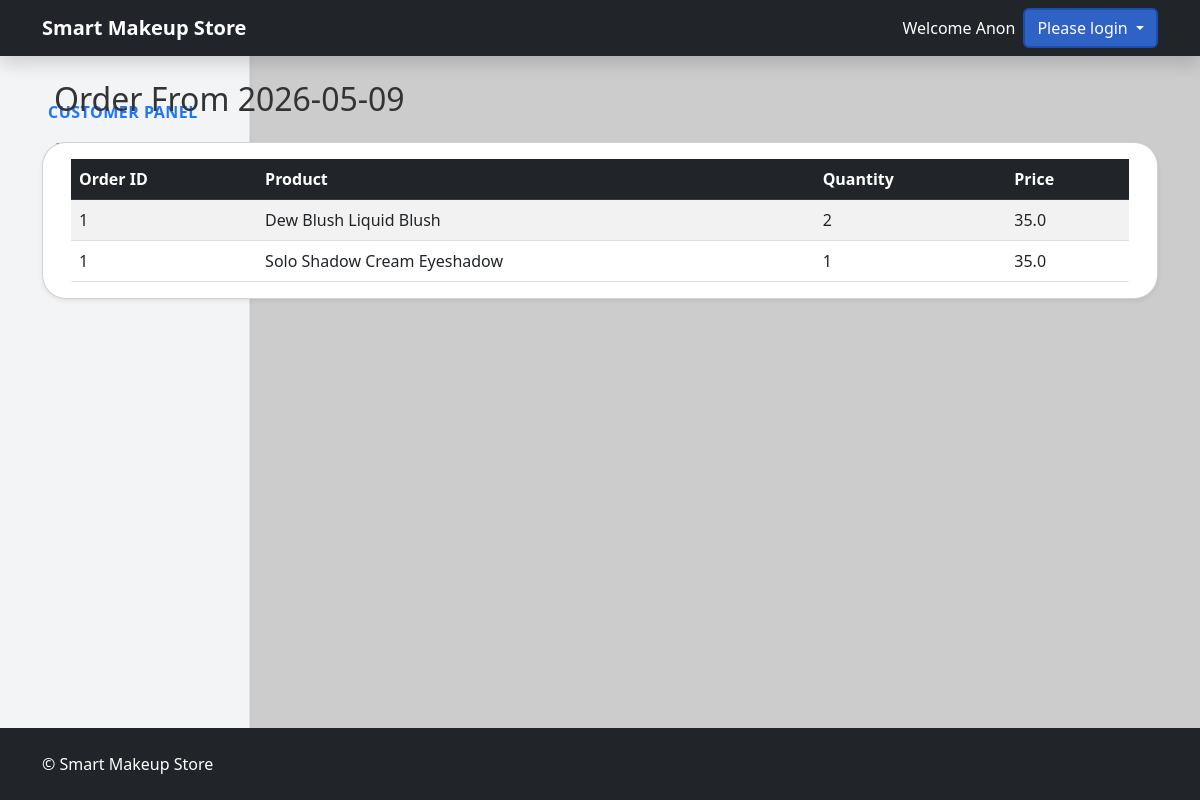
/customers/my-profile/orders/1/details, run on an earlier commit of the app's database.
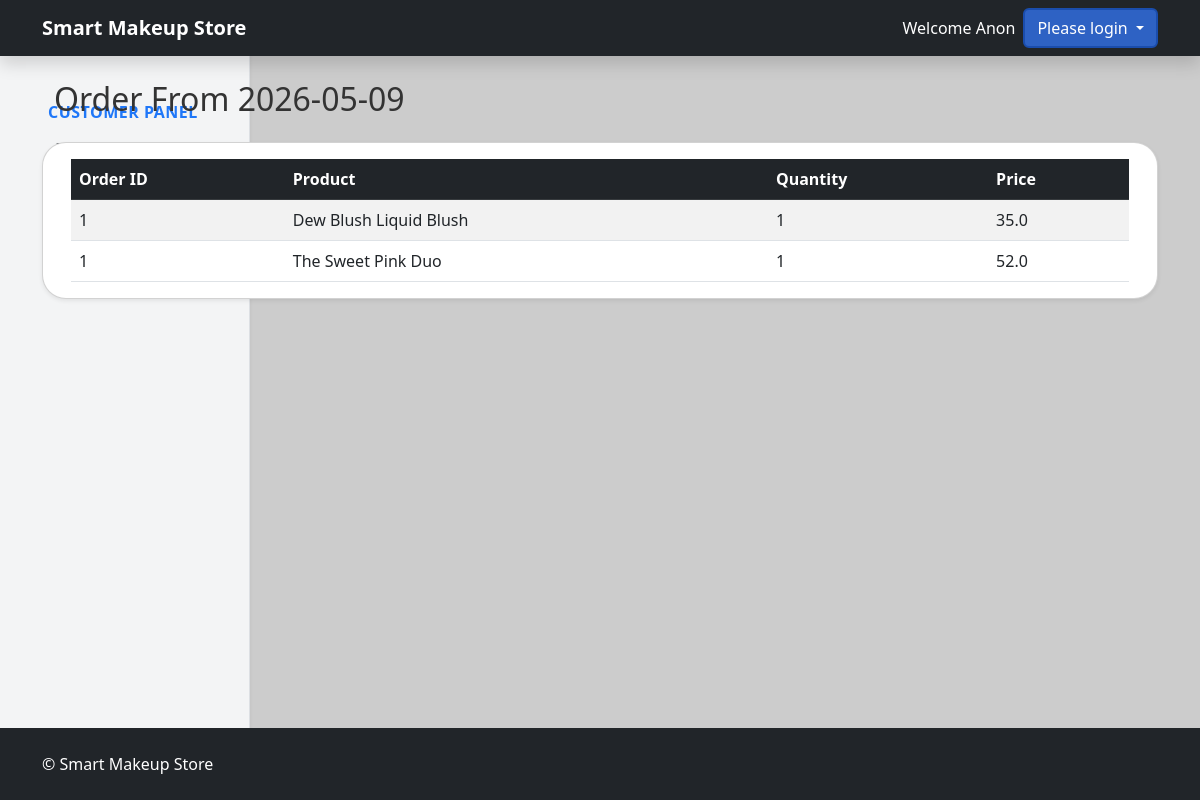
And on a later commit of the database.
### tables this page shows
CREATE TABLE order_products (
            order_product_id INTEGER PRIMARY KEY AUTOINCREMENT,
            order_id INTEGER NOT NULL,
            product_id INTEGER NOT NULL,
            order_product_quantity INTEGER NOT NULL,
            order_product_unit_price REAL DEFAULT NULL,
            FOREIGN KEY(order_id) REFERENCES orders(order_id),
            FOREIGN KEY(product_id) REFERENCES products(product_id)
        );

CREATE TABLE products (
            product_id INTEGER PRIMARY KEY AUTOINCREMENT,
            category_id INTEGER DEFAULT NULL,
            product_name TEXT NOT NULL,
            product_description TEXT DEFAULT NULL,
            product_price REAL NOT NULL,
            product_company TEXT,
            product_stock_quantity INTEGER DEFAULT 0,
            product_created_at DATETIME DEFAULT CURRENT_TIMESTAMP,
            product_updated_at DATETIME,
            FOREIGN KEY(category_id) REFERENCES categories(category_id)
        );

### routes/store.py (the view)
@app.route('/customers/my-profile/orders/<int:order_id>/details')
def customerOrderDetails(order_id):
    storeDb = db.getDB()
    query = '''
        Select *, DATE(o.order_created_at) as date from order_products op
            LEFT JOIN products p on p.product_id = op.product_id
            LEFT JOIN orders o on o.order_id = op.order_id
            WHERE op.order_id = ?
        '''
    order = storeDb.execute(query, (order_id,)).fetchall()
    return render_template('customerOrderDetails.html', order=order)

### models/database.py (called while the page is built)
def getDB():
    conn = sqlite3.connect('store.db', check_same_thread=False)
    conn.row_factory = sqlite3.Row
    return conn

### templates/customerOrderDetails.html
{% extends "base.html" %} {% block content %}
<div class="container-fluid">
  <div class="row">
    {% include "customerSidebar.html" with context %}
    <div
      class="col-md-9 l-4 col-lg-10"
      data-bs-spy="scroll"
      data-bs-target="#navbar-example3"
      data-bs-offset="100"
      tabindex="0"
    >
      <h2 class="mb-4">Order From {{order[0].date}}</h2>
    </div>
    {% if order|length == 0 %}
    <div class="alert alert-warning">No orders found yet.</div>
    {% else %}
    <div class="card shadow-sm">
      <div class="card-body p-3">
        <table class="table table-striped table-hover mb-0">
          <thead class="table-dark">
            <tr>
              <th>Order ID</th>
              <th>Product</th>
              <th>Quantity</th>
              <th>Price</th>
            </tr>
          </thead>
          <tbody id="tableBody">
            {% for product in order %}
            <tr>
              <td>{{ product.order_id }}</td>
              <td>{{ product.product_name }}</td>
              <td>{{ product.order_product_quantity }}</td>
              <td>{{ product.product_price }}</td>
            </tr>
            {% endfor %}
          </tbody>
        </table>
      </div>
    </div>
    {% endif %}
  </div>
</div>
{% endblock %}

What changed in the data, as far as the page shows it:
changed order_products "Dew Blush Liquid Blush": order_product_quantity "2" → "1"
changed order_products: product_name "Solo Shadow Cream Eyeshadow" → "The Sweet Pink Duo"; product_price "35.0" → "52.0"
